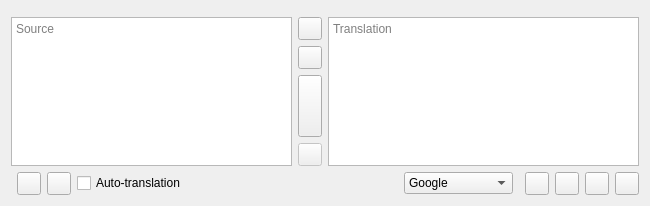
<?xml version="1.0" encoding="UTF-8"?>
<ui version="4.0">
 <class>MainWindow</class>
 <widget class="QMainWindow" name="MainWindow">
  <property name="geometry">
   <rect>
    <x>0</x>
    <y>0</y>
    <width>650</width>
    <height>206</height>
   </rect>
  </property>
  <property name="windowTitle">
   <string notr="true">Crow Translate</string>
  </property>
  <property name="windowIcon">
   <iconset theme="crow-translate">
    <normaloff>.</normaloff>.</iconset>
  </property>
  <widget class="QWidget" name="centralWidget">
   <layout class="QHBoxLayout" name="centralLayout">
    <item>
     <layout class="QGridLayout" name="sourceLayout">
      <item row="5" column="0">
       <layout class="QHBoxLayout" name="sourceButtonsLayout">
        <item>
         <widget class="SpeakButtons" name="sourceSpeakButtons" native="true">
          <property name="enabled">
           <bool>false</bool>
          </property>
         </widget>
        </item>
        <item>
         <widget class="QToolButton" name="copySourceButton">
          <property name="toolTip">
           <string>Copy source text to the clipboard</string>
          </property>
          <property name="icon">
           <iconset theme="edit-copy">
            <normaloff>.</normaloff>.</iconset>
          </property>
         </widget>
        </item>
        <item>
         <widget class="QToolButton" name="delayedRecognizeScreenAreaButton">
          <property name="toolTip">
           <string>Recognize screen area with delay</string>
          </property>
          <property name="icon">
           <iconset theme="transform-crop">
            <normaloff>.</normaloff>.</iconset>
          </property>
         </widget>
        </item>
        <item>
         <widget class="QCheckBox" name="autoTranslateCheckBox">
          <property name="sizePolicy">
           <sizepolicy hsizetype="Expanding" vsizetype="Fixed">
            <horstretch>0</horstretch>
            <verstretch>0</verstretch>
           </sizepolicy>
          </property>
          <property name="minimumSize">
           <size>
            <width>1</width>
            <height>1</height>
           </size>
          </property>
          <property name="text">
           <string extracomment="The text should be short to fit in portrait orientation on phones.">Auto-translation</string>
          </property>
         </widget>
        </item>
       </layout>
      </item>
      <item row="4" column="1">
       <widget class="QToolButton" name="abortButton">
        <property name="enabled">
         <bool>false</bool>
        </property>
        <property name="toolTip">
         <string>Cancel</string>
        </property>
        <property name="icon">
         <iconset theme="dialog-cancel">
          <normaloff>.</normaloff>.</iconset>
        </property>
       </widget>
      </item>
      <item row="1" column="1">
       <widget class="QToolButton" name="swapButton">
        <property name="toolTip">
         <string>Swap languages</string>
        </property>
        <property name="icon">
         <iconset theme="object-flip-horizontal">
          <normaloff>.</normaloff>.</iconset>
        </property>
       </widget>
      </item>
      <item row="0" column="0">
       <widget class="LanguageButtonsWidget" name="sourceLanguagesWidget" native="true">
        <property name="sizePolicy">
         <sizepolicy hsizetype="Preferred" vsizetype="Preferred">
          <horstretch>0</horstretch>
          <verstretch>0</verstretch>
         </sizepolicy>
        </property>
       </widget>
      </item>
      <item row="1" column="0" rowspan="4">
       <widget class="SourceTextEdit" name="sourceEdit">
        <property name="tabChangesFocus">
         <bool>true</bool>
        </property>
        <property name="placeholderText">
         <string>Source</string>
        </property>
       </widget>
      </item>
      <item row="2" column="1">
       <widget class="QToolButton" name="clearButton">
        <property name="toolTip">
         <string>Clear</string>
        </property>
        <property name="icon">
         <iconset theme="edit-clear-all">
          <normaloff>.</normaloff>.</iconset>
        </property>
       </widget>
      </item>
      <item row="3" column="1">
       <widget class="QToolButton" name="translateButton">
        <property name="sizePolicy">
         <sizepolicy hsizetype="Fixed" vsizetype="Expanding">
          <horstretch>0</horstretch>
          <verstretch>0</verstretch>
         </sizepolicy>
        </property>
        <property name="toolTip">
         <string>Translate</string>
        </property>
        <property name="icon">
         <iconset theme="go-next">
          <normaloff>.</normaloff>.</iconset>
        </property>
       </widget>
      </item>
     </layout>
    </item>
    <item>
     <layout class="QVBoxLayout" name="translationLayout">
      <item>
       <widget class="LanguageButtonsWidget" name="translationLanguagesWidget" native="true">
        <property name="layoutDirection">
         <enum>Qt::RightToLeft</enum>
        </property>
       </widget>
      </item>
      <item>
       <widget class="TranslationEdit" name="translationEdit">
        <property name="styleSheet">
         <string notr="true"/>
        </property>
        <property name="readOnly">
         <bool>true</bool>
        </property>
        <property name="placeholderText">
         <string>Translation</string>
        </property>
       </widget>
      </item>
      <item>
       <layout class="QHBoxLayout" name="translationButtonsLayout">
        <item>
         <spacer name="translationButtonsSpacer">
          <property name="orientation">
           <enum>Qt::Horizontal</enum>
          </property>
          <property name="sizeHint" stdset="0">
           <size>
            <width>40</width>
            <height>20</height>
           </size>
          </property>
         </spacer>
        </item>
        <item>
         <widget class="QComboBox" name="engineComboBox">
          <property name="minimumSize">
           <size>
            <width>1</width>
            <height>1</height>
           </size>
          </property>
          <item>
           <property name="text">
            <string notr="true">Google</string>
           </property>
           <property name="icon">
            <iconset resource="../data/icons/engines/engines.qrc">
             <normaloff>:/icons/engines/google.svg</normaloff>:/icons/engines/google.svg</iconset>
           </property>
          </item>
          <item>
           <property name="text">
            <string notr="true">Yandex</string>
           </property>
           <property name="icon">
            <iconset resource="../data/icons/engines/engines.qrc">
             <normaloff>:/icons/engines/yandex.svg</normaloff>:/icons/engines/yandex.svg</iconset>
           </property>
          </item>
          <item>
           <property name="text">
            <string notr="true">Bing</string>
           </property>
           <property name="icon">
            <iconset resource="../data/icons/engines/engines.qrc">
             <normaloff>:/icons/engines/bing.svg</normaloff>:/icons/engines/bing.svg</iconset>
           </property>
          </item>
          <item>
           <property name="text">
            <string notr="true">LibreTranslate</string>
           </property>
           <property name="icon">
            <iconset resource="../data/icons/engines/engines.qrc">
             <normaloff>:/icons/engines/libretranslate.svg</normaloff>:/icons/engines/libretranslate.svg</iconset>
           </property>
          </item>
          <item>
           <property name="text">
            <string notr="true">Lingva</string>
           </property>
           <property name="icon">
            <iconset resource="../data/icons/engines/engines.qrc">
             <normaloff>:/icons/engines/lingva.svg</normaloff>:/icons/engines/lingva.svg</iconset>
           </property>
          </item>
          <item>
           <property name="text">
            <string notr="true">DeepLX</string>
           </property>
           <property name="icon">
            <iconset resource="../data/icons/engines/engines.qrc">
             <normaloff>:/icons/engines/deeplx.svg</normaloff>:/icons/engines/deeplx.svg</iconset>
           </property>
          </item>
          <item>
           <property name="text">
            <string notr="true">DeepLX (free)</string>
           </property>
           <property name="icon">
            <iconset resource="../data/icons/engines/engines.qrc">
             <normaloff>:/icons/engines/deeplx.svg</normaloff>:/icons/engines/deeplx.svg</iconset>
           </property>
          </item>
         </widget>
        </item>
        <item>
         <widget class="SpeakButtons" name="translationSpeakButtons" native="true">
          <property name="enabled">
           <bool>false</bool>
          </property>
         </widget>
        </item>
        <item>
         <widget class="QToolButton" name="copyTranslationButton">
          <property name="toolTip">
           <string>Copy translation to the clipboard</string>
          </property>
          <property name="icon">
           <iconset theme="edit-copy">
            <normaloff>.</normaloff>.</iconset>
          </property>
         </widget>
        </item>
        <item>
         <widget class="QToolButton" name="copyAllTranslationButton">
          <property name="toolTip">
           <string>Copy all translation data to the clipboard</string>
          </property>
          <property name="icon">
           <iconset theme="edit-select-all">
            <normaloff>.</normaloff>.</iconset>
          </property>
         </widget>
        </item>
        <item>
         <widget class="QToolButton" name="delayedTranslateScreenAreaButton">
          <property name="toolTip">
           <string>Translate screen area with delay</string>
          </property>
          <property name="icon">
           <iconset theme="transform-crop">
            <normaloff>.</normaloff>.</iconset>
          </property>
         </widget>
        </item>
        <item>
         <widget class="QToolButton" name="settingsButton">
          <property name="toolTip">
           <string>Application settings</string>
          </property>
          <property name="icon">
           <iconset theme="configure">
            <normaloff>.</normaloff>.</iconset>
          </property>
         </widget>
        </item>
       </layout>
      </item>
     </layout>
    </item>
   </layout>
  </widget>
 </widget>
 <layoutdefault spacing="6" margin="11"/>
 <customwidgets>
  <customwidget>
   <class>SpeakButtons</class>
   <extends>QWidget</extends>
   <header>speakbuttons.h</header>
   <container>1</container>
   <slots>
    <signal>playerMediaRequested()</signal>
    <slot>stopSpeaking()</slot>
   </slots>
  </customwidget>
  <customwidget>
   <class>LanguageButtonsWidget</class>
   <extends>QWidget</extends>
   <header>languagebuttonswidget.h</header>
   <container>1</container>
  </customwidget>
  <customwidget>
   <class>SourceTextEdit</class>
   <extends>QPlainTextEdit</extends>
   <header>sourcetextedit.h</header>
   <slots>
    <signal>sourceEmpty(bool)</signal>
    <signal>textEdited()</signal>
    <slot>stopEditTimer()</slot>
   </slots>
  </customwidget>
  <customwidget>
   <class>TranslationEdit</class>
   <extends>QTextEdit</extends>
   <header>translationedit.h</header>
   <slots>
    <signal>translationEmpty(bool)</signal>
   </slots>
  </customwidget>
 </customwidgets>
 <tabstops>
  <tabstop>sourceEdit</tabstop>
  <tabstop>translationEdit</tabstop>
  <tabstop>swapButton</tabstop>
  <tabstop>clearButton</tabstop>
  <tabstop>translateButton</tabstop>
  <tabstop>abortButton</tabstop>
  <tabstop>copySourceButton</tabstop>
  <tabstop>autoTranslateCheckBox</tabstop>
  <tabstop>engineComboBox</tabstop>
  <tabstop>copyTranslationButton</tabstop>
  <tabstop>copyAllTranslationButton</tabstop>
  <tabstop>settingsButton</tabstop>
 </tabstops>
 <resources>
  <include location="../data/icons/engines/engines.qrc"/>
 </resources>
 <connections>
  <connection>
   <sender>swapButton</sender>
   <signal>clicked()</signal>
   <receiver>MainWindow</receiver>
   <slot>swapLanguages()</slot>
   <hints>
    <hint type="sourcelabel">
     <x>324</x>
     <y>22</y>
    </hint>
    <hint type="destinationlabel">
     <x>324</x>
     <y>149</y>
    </hint>
   </hints>
  </connection>
  <connection>
   <sender>settingsButton</sender>
   <signal>clicked()</signal>
   <receiver>MainWindow</receiver>
   <slot>openSettings()</slot>
   <hints>
    <hint type="sourcelabel">
     <x>626</x>
     <y>276</y>
    </hint>
    <hint type="destinationlabel">
     <x>324</x>
     <y>149</y>
    </hint>
   </hints>
  </connection>
  <connection>
   <sender>engineComboBox</sender>
   <signal>currentIndexChanged(int)</signal>
   <receiver>MainWindow</receiver>
   <slot>markContentAsChanged()</slot>
   <hints>
    <hint type="sourcelabel">
     <x>403</x>
     <y>276</y>
    </hint>
    <hint type="destinationlabel">
     <x>324</x>
     <y>102</y>
    </hint>
   </hints>
  </connection>
  <connection>
   <sender>copySourceButton</sender>
   <signal>clicked()</signal>
   <receiver>MainWindow</receiver>
   <slot>copySourceText()</slot>
   <hints>
    <hint type="sourcelabel">
     <x>98</x>
     <y>276</y>
    </hint>
    <hint type="destinationlabel">
     <x>324</x>
     <y>149</y>
    </hint>
   </hints>
  </connection>
  <connection>
   <sender>autoTranslateCheckBox</sender>
   <signal>toggled(bool)</signal>
   <receiver>MainWindow</receiver>
   <slot>setListenForContentChanges(bool)</slot>
   <hints>
    <hint type="sourcelabel">
     <x>205</x>
     <y>276</y>
    </hint>
    <hint type="destinationlabel">
     <x>324</x>
     <y>149</y>
    </hint>
   </hints>
  </connection>
  <connection>
   <sender>copyTranslationButton</sender>
   <signal>clicked()</signal>
   <receiver>MainWindow</receiver>
   <slot>copyTranslation()</slot>
   <hints>
    <hint type="sourcelabel">
     <x>550</x>
     <y>276</y>
    </hint>
    <hint type="destinationlabel">
     <x>324</x>
     <y>149</y>
    </hint>
   </hints>
  </connection>
  <connection>
   <sender>copyAllTranslationButton</sender>
   <signal>clicked()</signal>
   <receiver>MainWindow</receiver>
   <slot>copyAllTranslationInfo()</slot>
   <hints>
    <hint type="sourcelabel">
     <x>588</x>
     <y>276</y>
    </hint>
    <hint type="destinationlabel">
     <x>324</x>
     <y>149</y>
    </hint>
   </hints>
  </connection>
  <connection>
   <sender>abortButton</sender>
   <signal>clicked()</signal>
   <receiver>MainWindow</receiver>
   <slot>cancelOperation()</slot>
   <hints>
    <hint type="sourcelabel">
     <x>324</x>
     <y>221</y>
    </hint>
    <hint type="destinationlabel">
     <x>324</x>
     <y>149</y>
    </hint>
   </hints>
  </connection>
  <connection>
   <sender>translateButton</sender>
   <signal>clicked()</signal>
   <receiver>sourceEdit</receiver>
   <slot>stopEditTimer()</slot>
   <hints>
    <hint type="sourcelabel">
     <x>324</x>
     <y>122</y>
    </hint>
    <hint type="destinationlabel">
     <x>154</x>
     <y>141</y>
    </hint>
   </hints>
  </connection>
  <connection>
   <sender>sourceEdit</sender>
   <signal>sourceEmpty(bool)</signal>
   <receiver>sourceSpeakButtons</receiver>
   <slot>setDisabled(bool)</slot>
   <hints>
    <hint type="sourcelabel">
     <x>154</x>
     <y>141</y>
    </hint>
    <hint type="destinationlabel">
     <x>6</x>
     <y>261</y>
    </hint>
   </hints>
  </connection>
  <connection>
   <sender>translationEdit</sender>
   <signal>translationEmpty(bool)</signal>
   <receiver>translationSpeakButtons</receiver>
   <slot>setDisabled(bool)</slot>
   <hints>
    <hint type="sourcelabel">
     <x>495</x>
     <y>141</y>
    </hint>
    <hint type="destinationlabel">
     <x>528</x>
     <y>261</y>
    </hint>
   </hints>
  </connection>
  <connection>
   <sender>clearButton</sender>
   <signal>clicked()</signal>
   <receiver>MainWindow</receiver>
   <slot>clearText()</slot>
   <hints>
    <hint type="sourcelabel">
     <x>324</x>
     <y>61</y>
    </hint>
    <hint type="destinationlabel">
     <x>324</x>
     <y>142</y>
    </hint>
   </hints>
  </connection>
  <connection>
   <sender>sourceEdit</sender>
   <signal>textChanged()</signal>
   <receiver>sourceSpeakButtons</receiver>
   <slot>stopSpeaking()</slot>
   <hints>
    <hint type="sourcelabel">
     <x>158</x>
     <y>134</y>
    </hint>
    <hint type="destinationlabel">
     <x>9</x>
     <y>256</y>
    </hint>
   </hints>
  </connection>
  <connection>
   <sender>delayedRecognizeScreenAreaButton</sender>
   <signal>clicked()</signal>
   <receiver>MainWindow</receiver>
   <slot>delayedRecognizeScreenArea()</slot>
   <hints>
    <hint type="sourcelabel">
     <x>67</x>
     <y>181</y>
    </hint>
    <hint type="destinationlabel">
     <x>324</x>
     <y>102</y>
    </hint>
   </hints>
  </connection>
  <connection>
   <sender>delayedTranslateScreenAreaButton</sender>
   <signal>clicked()</signal>
   <receiver>MainWindow</receiver>
   <slot>delayedTranslateScreenArea()</slot>
   <hints>
    <hint type="sourcelabel">
     <x>587</x>
     <y>181</y>
    </hint>
    <hint type="destinationlabel">
     <x>324</x>
     <y>102</y>
    </hint>
   </hints>
  </connection>
  <connection>
   <sender>sourceEdit</sender>
   <signal>textEdited()</signal>
   <receiver>MainWindow</receiver>
   <slot>markContentAsChanged()</slot>
   <hints>
    <hint type="sourcelabel">
     <x>144</x>
     <y>85</y>
    </hint>
    <hint type="destinationlabel">
     <x>324</x>
     <y>102</y>
    </hint>
   </hints>
  </connection>
  <connection>
   <sender>autoTranslateCheckBox</sender>
   <signal>toggled(bool)</signal>
   <receiver>MainWindow</receiver>
   <slot>markContentAsChanged()</slot>
   <hints>
    <hint type="sourcelabel">
     <x>185</x>
     <y>181</y>
    </hint>
    <hint type="destinationlabel">
     <x>324</x>
     <y>102</y>
    </hint>
   </hints>
  </connection>
 </connections>
 <slots>
  <slot>swapLanguages()</slot>
  <slot>openSettings()</slot>
  <slot>setListenForContentChanges(bool)</slot>
  <slot>copySourceText()</slot>
  <slot>copyTranslation()</slot>
  <slot>copyAllTranslationInfo()</slot>
  <slot>cancelOperation()</slot>
  <slot>clearText()</slot>
  <slot>delayedRecognizeScreenArea()</slot>
  <slot>delayedTranslateScreenArea()</slot>
  <slot>markContentAsChanged()</slot>
 </slots>
</ui>
